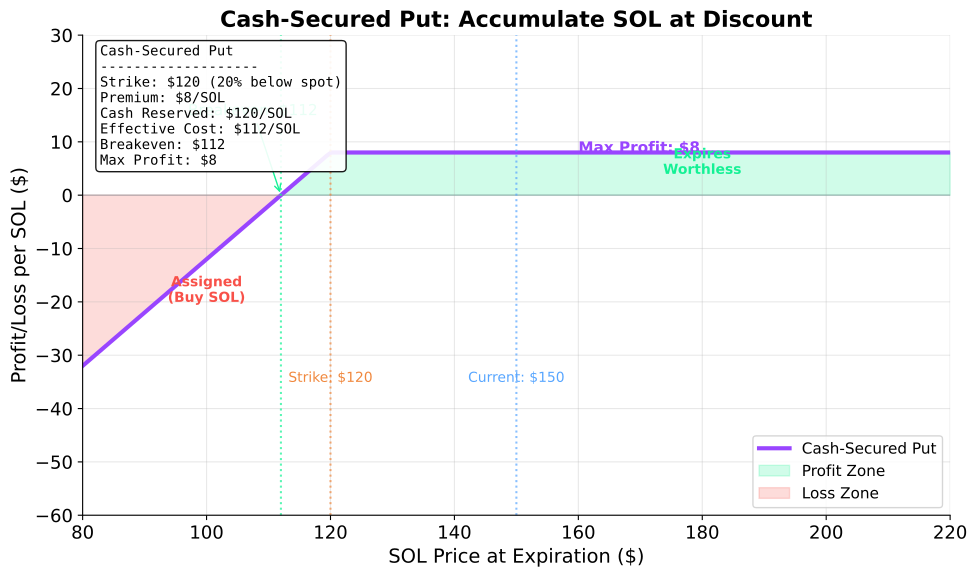

This figure's Python source:
"""
Cash-Secured Put Strategy Payoff Diagram

Short put for SOL accumulation at lower prices.
"""
import matplotlib.pyplot as plt
import numpy as np
from pathlib import Path
import sys
sys.path.insert(0, str(Path(__file__).parent.parent.parent / 'models'))
from utils import CHART_RCPARAMS, COLORS

plt.rcParams.update(CHART_RCPARAMS)

# Strategy parameters
S0 = 150  # Current SOL price
K = 120   # Put strike (buy SOL at $120)
premium = 8  # Premium received per SOL

# Price range
S_T = np.linspace(80, 220, 200)

# Short put payoff
# If assigned: buy at K, receive premium -> effective cost = K - premium
# Payoff = premium if S_T > K, else premium - (K - S_T) = S_T - K + premium
short_put_payoff = np.where(S_T >= K, premium, premium - (K - S_T))

# Breakeven point
breakeven = K - premium

# Maximum profit (premium kept)
max_profit = premium

# Maximum loss (if SOL goes to 0)
max_loss = K - premium

fig, ax = plt.subplots(figsize=(10, 6))

# Plot payoff
ax.plot(S_T, short_put_payoff, '-', color=COLORS['SOL_PURPLE'],
        linewidth=3, label='Cash-Secured Put')

# Zero line
ax.axhline(y=0, color=COLORS['TEXT_SECONDARY'], linewidth=1, alpha=0.5)

# Key price levels
ax.axvline(x=S0, color=COLORS['ACCENT_BLUE'], linestyle=':', linewidth=1.5, alpha=0.7)
ax.axvline(x=K, color=COLORS['WARNING_ORANGE'], linestyle=':', linewidth=1.5, alpha=0.7)
ax.axvline(x=breakeven, color=COLORS['SOL_GREEN'], linestyle=':', linewidth=1.5, alpha=0.7)

# Fill profit/loss regions
ax.fill_between(S_T, short_put_payoff, 0,
                where=(short_put_payoff > 0),
                alpha=0.2, color=COLORS['SOL_GREEN'], label='Profit Zone')
ax.fill_between(S_T, short_put_payoff, 0,
                where=(short_put_payoff < 0),
                alpha=0.2, color=COLORS['ERROR_RED'], label='Loss Zone')

# Annotations
ax.annotate(f'Max Profit: ${max_profit}',
            xy=(K + 40, max_profit), fontsize=11, fontweight='bold',
            color=COLORS['SOL_PURPLE'])

ax.annotate(f'Breakeven: ${breakeven}',
            xy=(breakeven, 0), xytext=(breakeven - 15, 15),
            fontsize=11, color=COLORS['SOL_GREEN'],
            arrowprops=dict(arrowstyle='->', color=COLORS['SOL_GREEN']))

ax.annotate(f'Current: ${S0}',
            xy=(S0, -35), fontsize=10, ha='center',
            color=COLORS['ACCENT_BLUE'])

ax.annotate(f'Strike: ${K}',
            xy=(K, -35), fontsize=10, ha='center',
            color=COLORS['WARNING_ORANGE'])

# Assignment region
ax.annotate('Assigned\n(Buy SOL)', xy=(100, -20), fontsize=10, ha='center',
            color=COLORS['ERROR_RED'], fontweight='bold')
ax.annotate('Expires\nWorthless', xy=(180, max_profit/2), fontsize=10, ha='center',
            color=COLORS['SOL_GREEN'], fontweight='bold')

# Strategy summary box
effective_cost = K - premium
summary = (f"Cash-Secured Put\n"
           f"-------------------\n"
           f"Strike: ${K} ({((S0-K)/S0)*100:.0f}% below spot)\n"
           f"Premium: ${premium}/SOL\n"
           f"Cash Reserved: ${K}/SOL\n"
           f"Effective Cost: ${effective_cost}/SOL\n"
           f"Breakeven: ${breakeven}\n"
           f"Max Profit: ${max_profit}")
ax.text(0.02, 0.98, summary, transform=ax.transAxes, fontsize=10,
        verticalalignment='top', fontfamily='monospace',
        bbox=dict(boxstyle='round', facecolor='white', alpha=0.9))

ax.set_xlabel('SOL Price at Expiration ($)', fontsize=14)
ax.set_ylabel('Profit/Loss per SOL ($)', fontsize=14)
ax.set_title('Cash-Secured Put: Accumulate SOL at Discount', fontsize=16, fontweight='bold')
ax.legend(loc='lower right', fontsize=11)
ax.set_xlim(80, 220)
ax.set_ylim(-60, 30)
ax.grid(True, alpha=0.3)

plt.tight_layout()
plt.savefig(Path(__file__).parent / 'chart.pdf', dpi=300, bbox_inches='tight')
plt.close()

print("Chart saved: 08b_cash_secured_put/chart.pdf")
